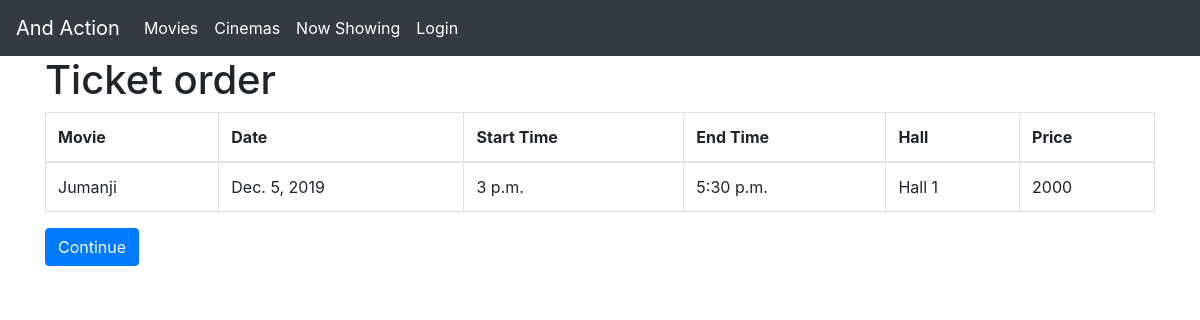
The app's page /movies/buy/6/ with its own data.
### main/models.py (models this page shows, shortened)
class Schedules(models.Model):
    movie = models.ForeignKey(Movies, on_delete=models.CASCADE)
    hall = models.ForeignKey(Halls, on_delete=models.CASCADE)
    start_time = models.TimeField(null=True)
    end_time = models.TimeField(null=True)
    date = models.DateField(null=True)
    price = models.DecimalField(max_digits=6, decimal_places=0, null=True)
    class Meta:
        verbose_name_plural = "Schedules"

class Movies(models.Model):
    name = models.TextField(max_length=200)
    language = models.TextField(max_length=20, null=True)
    description = models.TextField(max_length=15000, null=True)
    length = models.IntegerField(null=True)
    rating = models.IntegerField()
    genre = models.ManyToManyField(Genres)
    image = models.ImageField(upload_to='media/', blank=True)
    imdb_link = models.TextField(max_length=400, null=True, blank=True)
    def __str__(self):
        return self.name
    class Meta:
        verbose_name_plural = "Movies"

class Halls(models.Model):
    cinema = models.ForeignKey(Cinemas, on_delete=models.CASCADE)
    name = models.TextField(max_length=20, primary_key=True, null=False)
    capacity = models.IntegerField(null=True)
    def __str__(self):
        return self.name
    class Meta:
        verbose_name_plural = "Halls"

### main/views.py (the view)
# urls.py: url(r'^buy/(?P<schedule_id>[0-9]+)/', views.buy, name='buy'),
def buy(request, schedule_id):
    if request.method == 'POST':
        ordered_seats = OrderedSeats.objects.values_list('seat', flat=True).filter(order_id__schedule_id=schedule_id)
        not_free = []
        ordered = []
        for i in ordered_seats:
            seats = Seats.objects.values_list('row', 'seat').filter(pk=i)
            not_free.append(seats[0])
        for j in not_free:
            ordered.append(str(j[0])+ '-' + str(j[1]))
        request.session['ordered'] = ordered
        return render(request, 'main/buy_final.html', {'schedule_id': schedule_id, 'ord':ordered})
    else:
        scheduled = Schedules.objects.filter(pk=schedule_id)
        return render(request, 'main/buy.html', {'scheduled': scheduled, 'schedule_id': schedule_id})

### main/templates/main/buy.html (shortened to what this page needs)
{% extends 'base.html' %}
{% block content %}
    <div class="container">
        <h1>Ticket order</h1>
        <form method="POST" action="{% url 'buy' schedule_id %}">
            <table class="table table-bordered">
                <thead>
                <tr>
                    <th>Movie</th>
                    <th>Date</th>
                    <th>Start Time</th>
                    <th>End Time</th>
                    <th>Hall</th>
                    <th>Price</th>
                </tr>
                </thead>
                <tbody>
                <tr>
                    {% for movie in scheduled.all %}
                        <td>{{ movie.movie }}</td>
                        <td>{{ movie.date }}</td>
                        <td>{{ movie.start_time }}</td>
                        <td>{{ movie.end_time }}</td>
                        <td>{{ movie.hall }}</td>
                        <td>{{ movie.price }}</td>
                    {% endfor %}
                </tr>
                </tbody>
            </table>
            <button type="submit" class="btn btn-primary">Continue</button>
        </form>
    </div>
{% endblock %}

### main/static/css/main.css (style rules this page uses)
*, *:before, *:after { box-sizing: border-box; }

### records on screen
Schedules: movie "Jumanji", date "Dec. 5, 2019", start_time "3 p.m.", end_time "5:30 p.m.", hall "Hall 1", price "2000"
